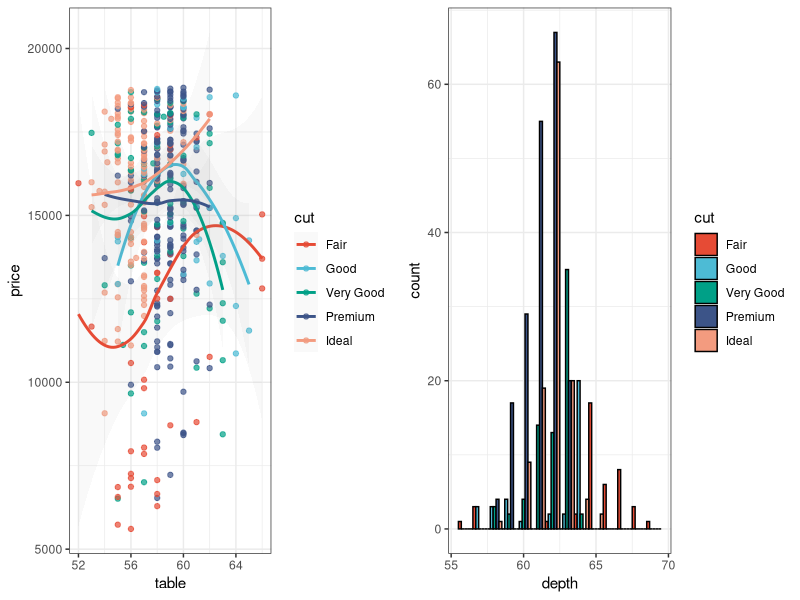
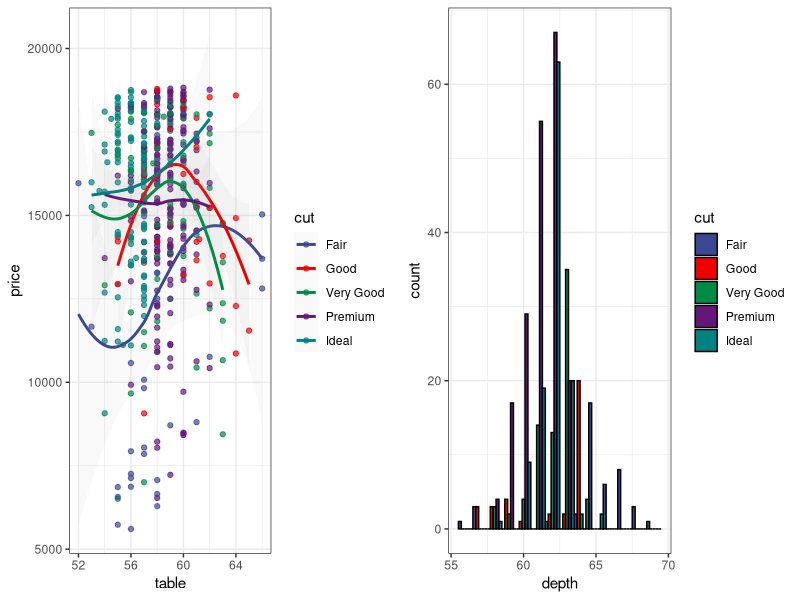
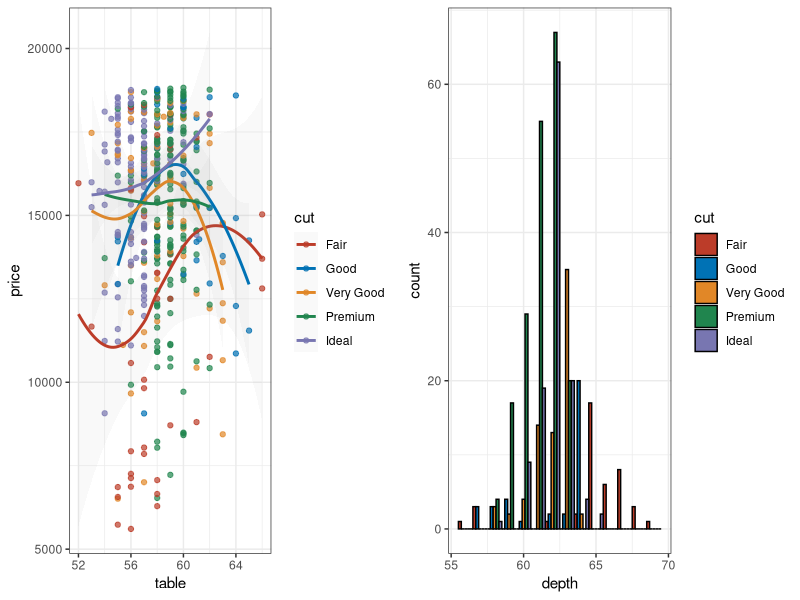
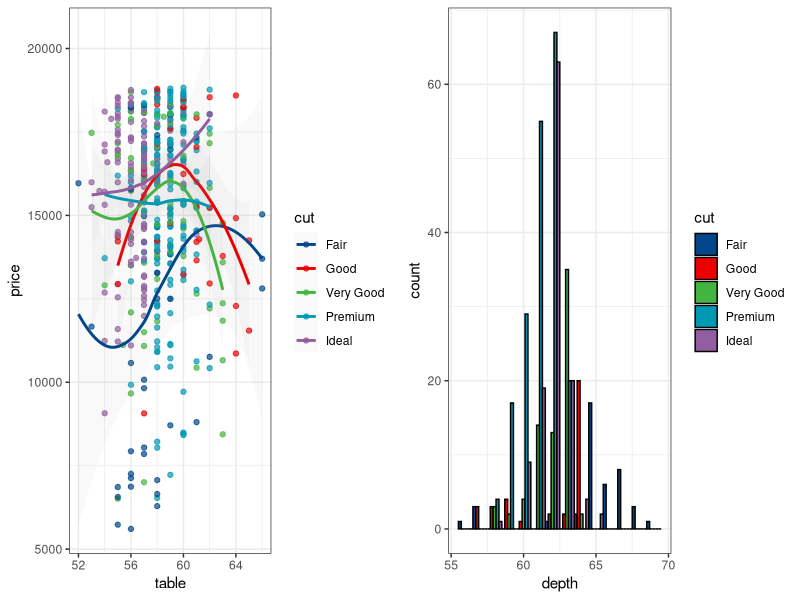
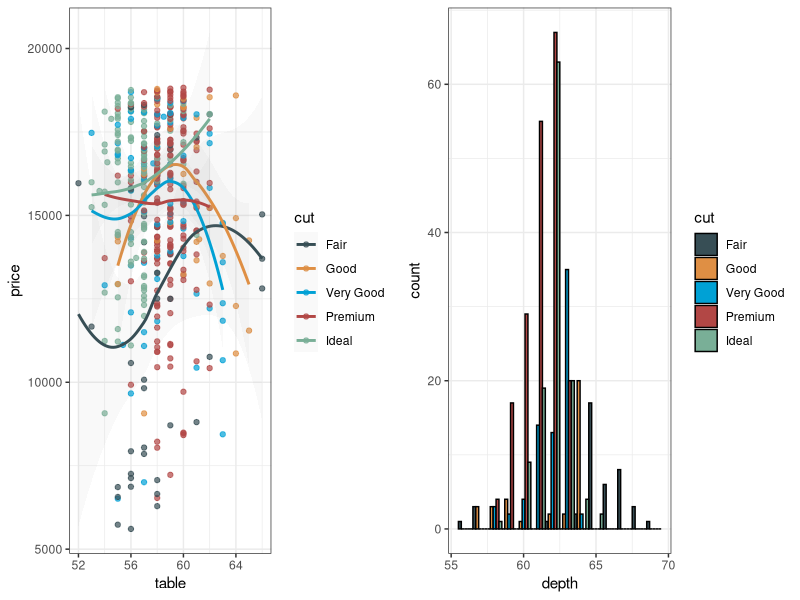
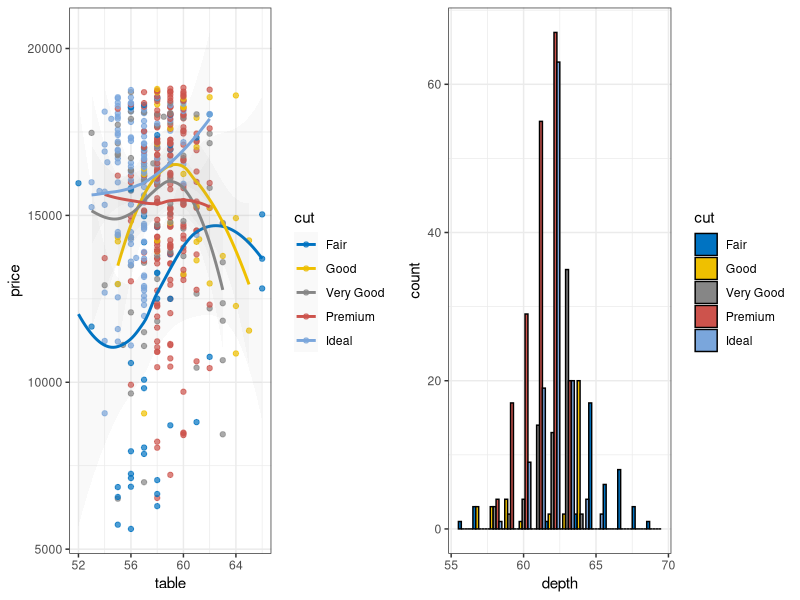
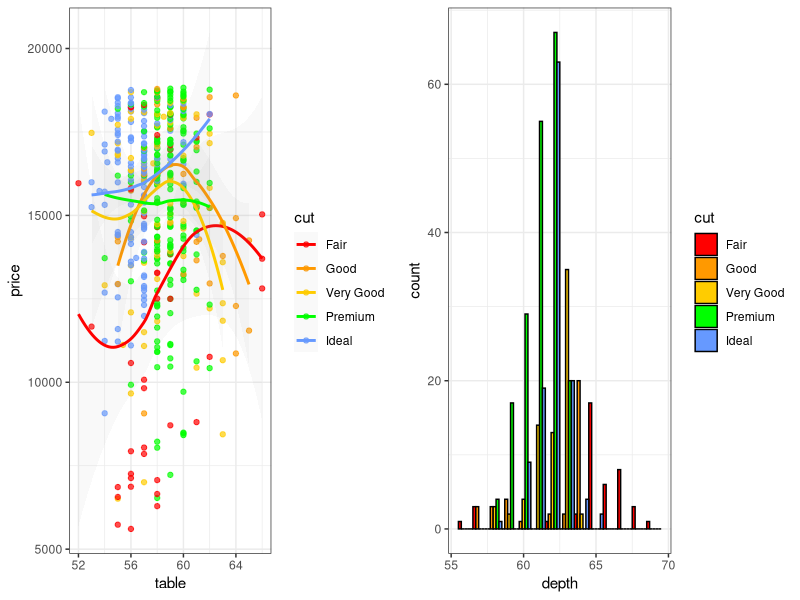
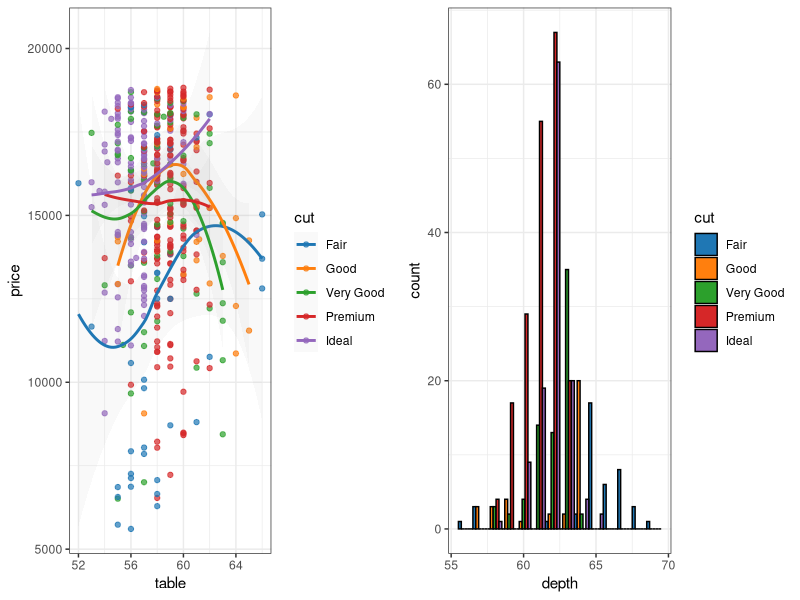

Write R code to recreate these figures, in order.
## ---- chunk 1
library("ggsci")
library("ggplot2")
library("gridExtra")

data("diamonds")

p1 <- ggplot(
  subset(diamonds, carat >= 2.2),
  aes(x = table, y = price, colour = cut)
) +
  geom_point(alpha = 0.7) +
  geom_smooth(method = "loess", alpha = 0.05, size = 1, span = 1) +
  theme_bw()

p2 <- ggplot(
  subset(diamonds, carat > 2.2 & depth > 55 & depth < 70),
  aes(x = depth, fill = cut)
) +
  geom_histogram(colour = "black", binwidth = 1, position = "dodge") +
  theme_bw()
## ---- chunk 2
p1_npg <- p1 + scale_color_npg()
p2_npg <- p2 + scale_fill_npg()
grid.arrange(p1_npg, p2_npg, ncol = 2)
## ---- chunk 3
p1_aaas <- p1 + scale_color_aaas()
p2_aaas <- p2 + scale_fill_aaas()
grid.arrange(p1_aaas, p2_aaas, ncol = 2)
## ---- chunk 4
p1_nejm <- p1 + scale_color_nejm()
p2_nejm <- p2 + scale_fill_nejm()
grid.arrange(p1_nejm, p2_nejm, ncol = 2)
## ---- chunk 5
p1_lancet <- p1 + scale_color_lancet()
p2_lancet <- p2 + scale_fill_lancet()
grid.arrange(p1_lancet, p2_lancet, ncol = 2)
## ---- chunk 6
p1_jama <- p1 + scale_color_jama()
p2_jama <- p2 + scale_fill_jama()
grid.arrange(p1_jama, p2_jama, ncol = 2)
## ---- chunk 7
p1_jco <- p1 + scale_color_jco()
p2_jco <- p2 + scale_fill_jco()
grid.arrange(p1_jco, p2_jco, ncol = 2)
## ---- chunk 8
p1_ucscgb <- p1 + scale_color_ucscgb()
p2_ucscgb <- p2 + scale_fill_ucscgb()
grid.arrange(p1_ucscgb, p2_ucscgb, ncol = 2)
## ---- chunk 9
p1_d3 <- p1 + scale_color_d3()
p2_d3 <- p2 + scale_fill_d3()
grid.arrange(p1_d3, p2_d3, ncol = 2)
## ---- chunk 10
p1_locuszoom <- p1 + scale_color_locuszoom()
p2_locuszoom <- p2 + scale_fill_locuszoom()
grid.arrange(p1_locuszoom, p2_locuszoom, ncol = 2)
## ---- chunk 11
p1_igv_default <- p1 + scale_color_igv()
p2_igv_default <- p2 + scale_fill_igv()
grid.arrange(p1_igv_default, p2_igv_default, ncol = 2)
## ---- chunk 12
p1_uchicago <- p1 + scale_color_uchicago()
p2_uchicago <- p2 + scale_fill_uchicago()
grid.arrange(p1_uchicago, p2_uchicago, ncol = 2)
## ---- chunk 13
p1_startrek <- p1 + scale_color_startrek()
p2_startrek <- p2 + scale_fill_startrek()
grid.arrange(p1_startrek, p2_startrek, ncol = 2)
## ---- chunk 14
p1_tron <- p1 + theme_dark() + theme(
  panel.background = element_rect(fill = "#2D2D2D"),
  legend.key = element_rect(fill = "#2D2D2D")
) +
  scale_color_tron()
p2_tron <- p2 + theme_dark() + theme(
  panel.background = element_rect(fill = "#2D2D2D")
) +
  scale_fill_tron()
grid.arrange(p1_tron, p2_tron, ncol = 2)
## ---- chunk 15
p1_futurama <- p1 + scale_color_futurama()
p2_futurama <- p2 + scale_fill_futurama()
grid.arrange(p1_futurama, p2_futurama, ncol = 2)
## ---- chunk 16
p1_rickandmorty <- p1 + scale_color_rickandmorty()
p2_rickandmorty <- p2 + scale_fill_rickandmorty()
grid.arrange(p1_rickandmorty, p2_rickandmorty, ncol = 2)
## ---- chunk 17
p1_simpsons <- p1 + scale_color_simpsons()
p2_simpsons <- p2 + scale_fill_simpsons()
grid.arrange(p1_simpsons, p2_simpsons, ncol = 2)
## ---- chunk 18
library("reshape2")

data("mtcars")
cor <- cor(unname(cbind(mtcars, mtcars, mtcars, mtcars)))
cor_melt <- melt(cor)

p3 <- ggplot(
  cor_melt,
  aes(x = Var1, y = Var2, fill = value)
) +
  geom_tile(colour = "black", size = 0.3) +
  theme_bw() +
  theme(
    axis.title.x = element_blank(),
    axis.title.y = element_blank()
  )
## ---- chunk 19
p3_gsea <- p3 + scale_fill_gsea()
p3_gsea_inv <- p3 + scale_fill_gsea(reverse = TRUE)
grid.arrange(p3_gsea, p3_gsea_inv, ncol = 2)
## ---- chunk 20
library("reshape2")

set.seed(42)
k <- 9
x <- diag(k)
x[upper.tri(x)] <- runif(sum(1:(k - 1)), 0, 1)
x_melt <- melt(x)

p4 <- ggplot(x_melt, aes(x = Var1, y = Var2, fill = value)) +
  geom_tile(colour = "black", size = 0.3) +
  scale_x_continuous(expand = c(0, 0)) +
  scale_y_continuous(expand = c(0, 0)) +
  theme_bw() + theme(
    legend.position = "none", plot.background = element_blank(),
    axis.line = element_blank(), axis.ticks = element_blank(),
    axis.text.x = element_blank(), axis.text.y = element_blank(),
    axis.title.x = element_blank(), axis.title.y = element_blank(),
    panel.background = element_blank(), panel.border = element_blank(),
    panel.grid.major = element_blank(), panel.grid.minor = element_blank()
  )
## ---- chunk 21
grid.arrange(
  p4 + scale_fill_material("red"), p4 + scale_fill_material("pink"),
  p4 + scale_fill_material("purple"), p4 + scale_fill_material("deep-purple"),
  p4 + scale_fill_material("indigo"), p4 + scale_fill_material("blue"),
  p4 + scale_fill_material("light-blue"), p4 + scale_fill_material("cyan"),
  p4 + scale_fill_material("teal"), p4 + scale_fill_material("green"),
  p4 + scale_fill_material("light-green"), p4 + scale_fill_material("lime"),
  p4 + scale_fill_material("yellow"), p4 + scale_fill_material("amber"),
  p4 + scale_fill_material("orange"), p4 + scale_fill_material("deep-orange"),
  p4 + scale_fill_material("brown"), p4 + scale_fill_material("grey"),
  p4 + scale_fill_material("blue-grey"),
  ncol = 6
)
## ---- chunk 22
mypal <- pal_npg("nrc", alpha = 0.7)(9)
mypal

library("scales")
show_col(mypal)
